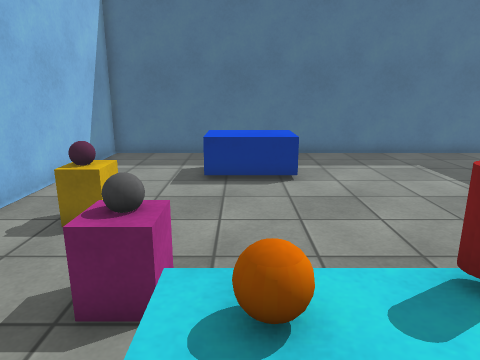
View 1 (above)

12 first-person views from a walk through a 3-D level made in the Unity game engine. The camera is 1.5 m above the floor, tilts 14° down and sees 70° across. The floor is counted in squares, 0.5 m on a side. Each view is taken from the middle of a square. On the plan, view 1 faces up. The plan holds only what a view shows up to about 20 squares ahead; the rest is blank. The player is left out. Surface patterns are stand-ins for the level's own textures.

View 2
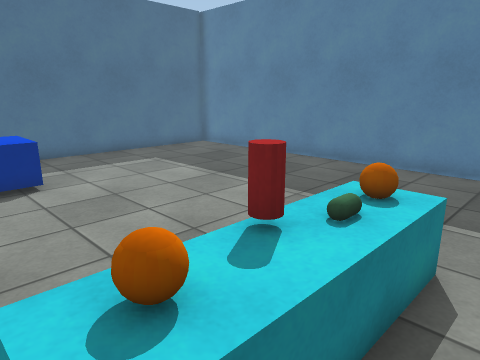

View 3
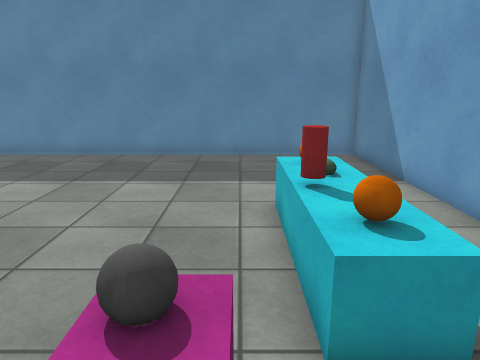

View 4
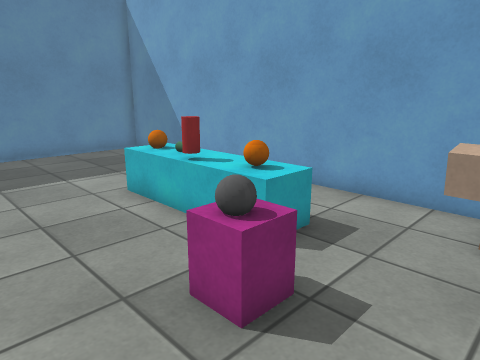

View 5
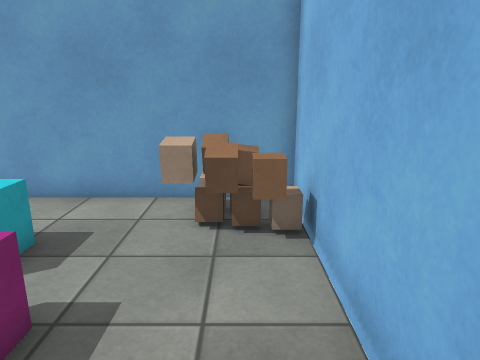

View 6
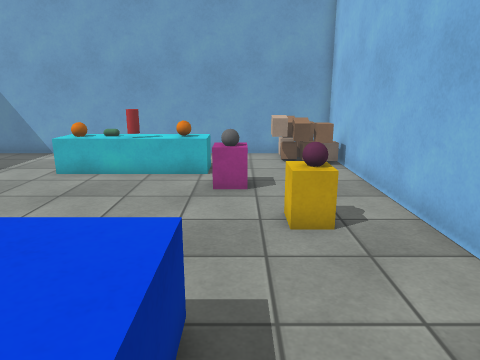

View 7
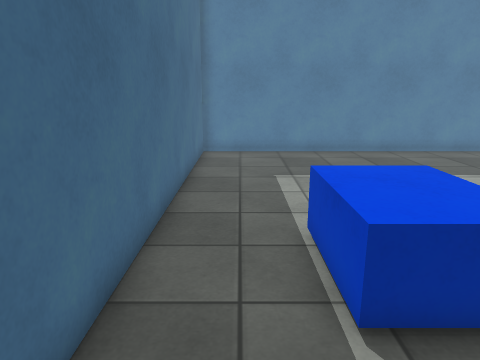

View 8
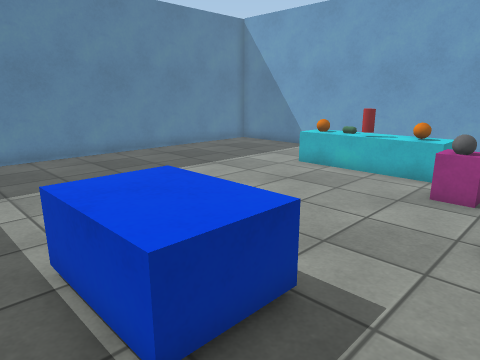

View 9
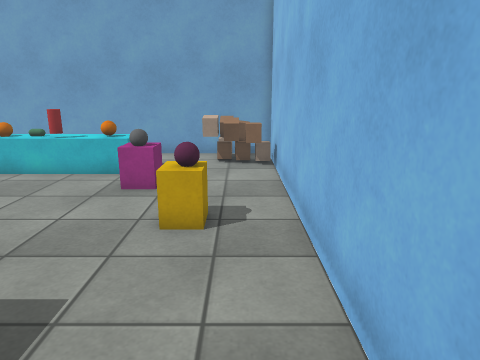

View 10
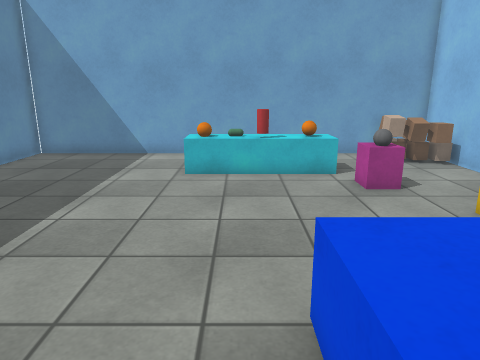

View 11
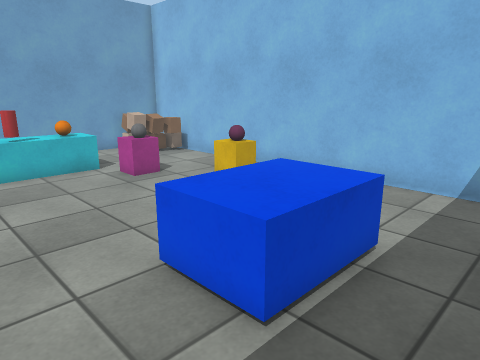

View 12
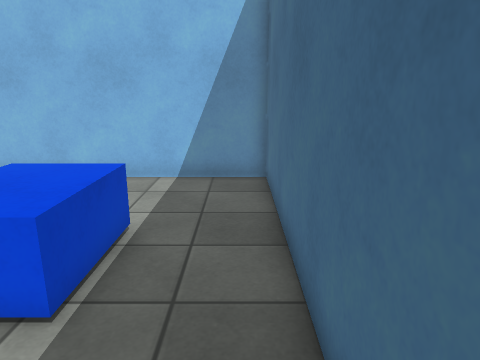

### Floor plan
Key: @ floor where view 1 was taken; # wall or solid block; x gap in a wall; . main floor; : floor 1 m higher than the main floor; = window, fence, low wall or low ledge; ^ raised ledge; v drop or lower ground; O other object.
Columns run from 7 left of view 1 to 14 right of it. Each row starts with its distance up from view 1.
 18  #####################
 17  #...................#
 16  #...................#
 15  #.....OO............#
 14  #....OOOO...........#
 13  #....OOOO...........#
 12  #....OOOO...........#
 11  #...................#
 10  #...................#
  9  #.OO................#
  8  #.OO................#
  7  #...................#
  6  #...................#
  5  #...OO..............#
  4 # ...OO..............#
  3 # .....^^O^^=........#
  2 #O....^O^^^O#........#
  1 #OOOO..==.===........#
  0 #v:x...@  ...........#
 -1 #vvO..... ...........#
 -2 ######################

Positions as (right, up) in squares from view 1, and headings:
1: (0, 0), facing up
2: (-1, 0), facing up-right
3: (-4, 4), facing right
4: (-5, 8), facing down-right
5: (-5, 8), facing down
6: (-2, 16), facing down
7: (-5, 16), facing right
8: (-4, 16), facing down-right
9: (-5, 16), facing down
10: (3, 16), facing down
11: (5, 17), facing down-left
12: (6, 17), facing left
